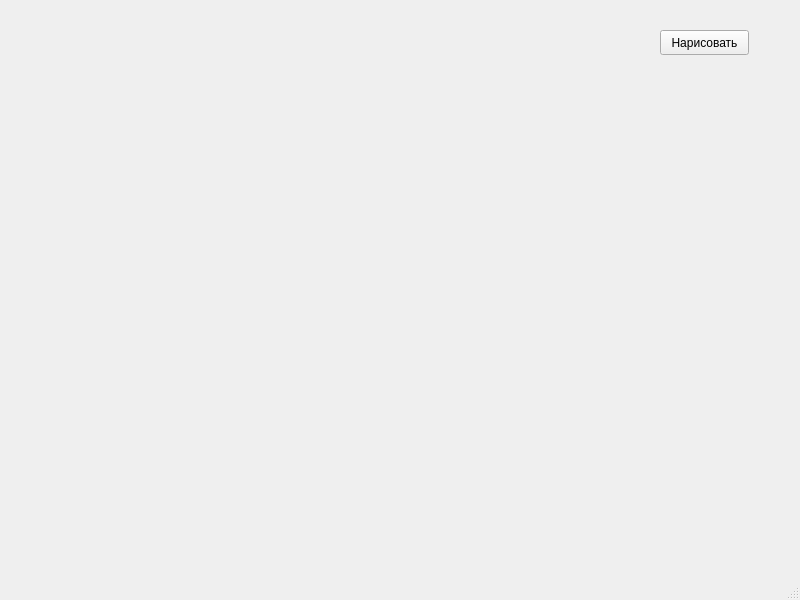
<?xml version="1.0" encoding="UTF-8"?>
<ui version="4.0">
 <class>MainWindow</class>
 <widget class="QMainWindow" name="MainWindow">
  <property name="geometry">
   <rect>
    <x>0</x>
    <y>0</y>
    <width>800</width>
    <height>600</height>
   </rect>
  </property>
  <property name="windowTitle">
   <string>MainWindow</string>
  </property>
  <widget class="QWidget" name="centralwidget">
   <widget class="QPushButton" name="pushButton">
    <property name="geometry">
     <rect>
      <x>660</x>
      <y>30</y>
      <width>89</width>
      <height>25</height>
     </rect>
    </property>
    <property name="text">
     <string>Нарисовать</string>
    </property>
   </widget>
  </widget>
  <widget class="QMenuBar" name="menubar">
   <property name="geometry">
    <rect>
     <x>0</x>
     <y>0</y>
     <width>800</width>
     <height>22</height>
    </rect>
   </property>
  </widget>
  <widget class="QStatusBar" name="statusbar"/>
 </widget>
 <resources/>
 <connections/>
</ui>
